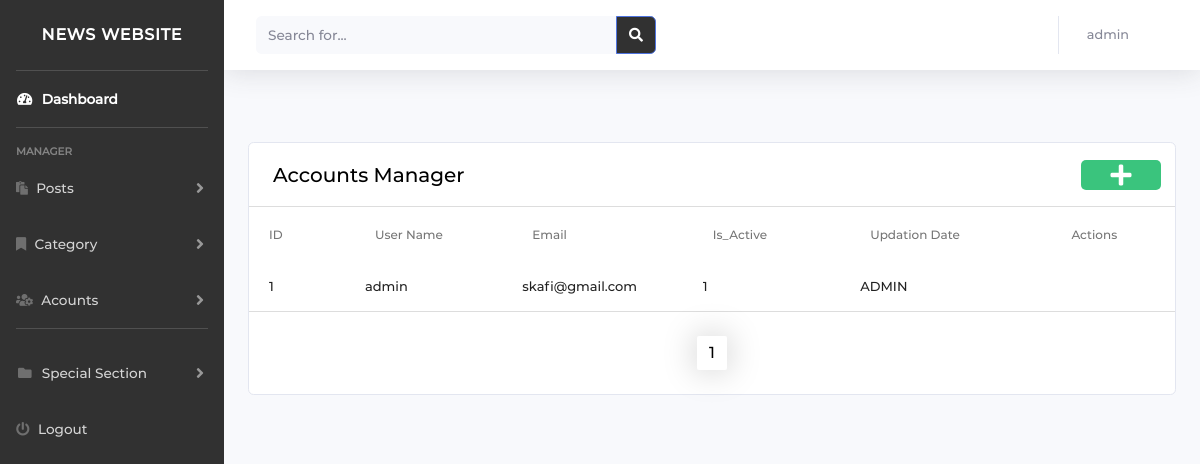
/admin/manage_accounts.php (signed in), run on an earlier commit of the app's database.
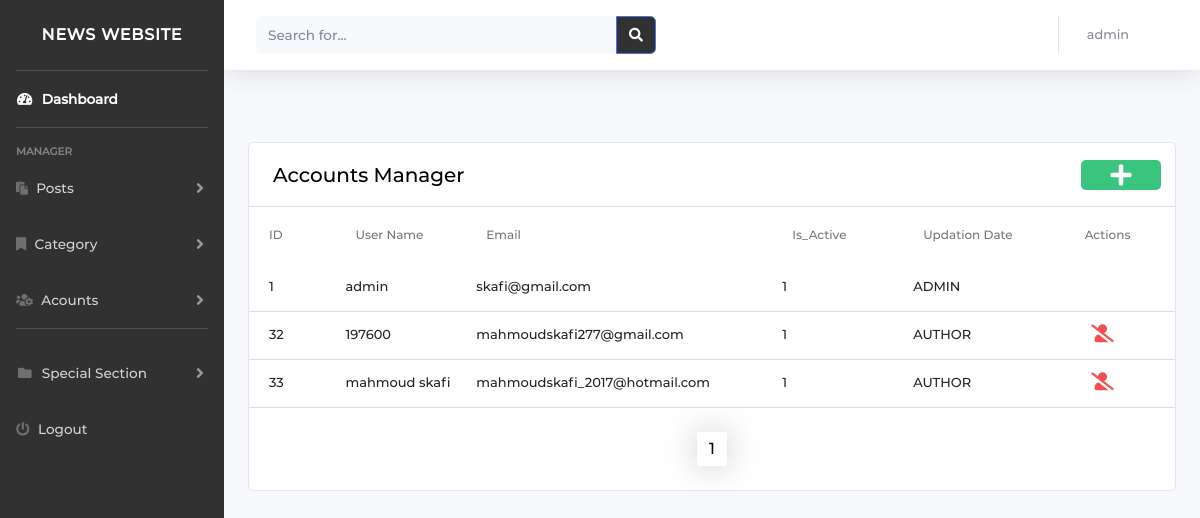
And on a later commit of the database.
### tables this page shows
CREATE TABLE `tblusers` (
  `user_id` int(255) NOT NULL,
  `user_name` varchar(60) NOT NULL,
  `user_email` varchar(60) NOT NULL,
  `user_password` varchar(255) NOT NULL,
  `Is_Active` int(1) NOT NULL,
  `CreationDate` datetime NOT NULL,
  `UpdationDate` datetime NOT NULL,
  `role_id` int(11) NOT NULL
);

### admin/config/permissions.php (called while the page is built, shortened)
<?php
$permissions = [
    "index.php" => ['admin', 'author'],
    "dashboard.php" => ['admin', 'author'],
    "post_manager.php" => ['admin', 'author'],
    "change_image.php" => ['admin', 'author'],
    "add_post.php" => ['admin', 'author'],
    "edit_post.php" => ['admin', 'author'],
    "category_manager.php" => ['admin'],
    "edit_category.php" => ['admin'],
    "add_category.php" => ['admin'],
    "approved_post.php" => ['admin'],
    "advertisement_manager.php" => ['admin'],
    "add_advertisement.php" => ['admin'],
    "manage_accounts.php" => ['admin'],
    "accounts_logic.php" => ['admin'],
    "add_users.php" => ['admin'],
    "account_activat.php" => ['admin'],
    "activat.php" => ['admin'],
    "navbar.php" => ['admin'],
    "top.php" => ['admin'],
    "footer.php" => ['admin'],
    "bracking_news.php" => ['admin'],
    "add_brackingnews.php" => ['admin']
];
function checkPermision($pageName, $role)
{
    global $permissions;
    $roles = $permissions[$pageName];
    for ($i = 0; $i < count($roles); $i++) {
        if ($role == $roles[$i])
            return true;
    }
    return false;
}

### admin/config/dbcon.php (called while the page is built, shortened)
<?php
require("connection.php");
$dbhost = "localhost";
 $dbuser = "Skafi";
 $dbpass = "mahmoudskafi00";
 $db = "news_db";
$conDb = new connection($dbhost,$dbuser ,$dbpass,$db);

### admin/config/connection.php (called while the page is built, shortened)
<?php
class connection
{
    function doSelectQuery($con, $sql)
    {
        $status = false;
        $data = array();
        $result = mysqli_query($con, $sql);
        $i = 0;
        $rows = mysqli_num_rows($result);
        while ($row = mysqli_fetch_array($result, MYSQLI_ASSOC)) {
            $data[$i] = $row;
            $status = true;
            $i += 1;
        }
        return ['status' => $status, 'data' => $data, 'rows' => $rows];
    }
}

### admin/manage_accounts.php (the view, shortened to what the changed rows need)
<?php
require_once('./config/dbcon.php');
include('./config/permissions.php');
$pagename = basename($_SERVER['PHP_SELF']);
$role = $_SESSION['roles'];
$user = $_SESSION['username'];
if (checkPermision($pagename, $role)) {
    if (!isset($_SESSION['username'])) {
        header('location:login.php');
    } else {
        $sql = $conDb->doSelectQuery($conn, "SELECT * FROM tblusers WHERE Is_Active='1' ");
        $res_per_page = 10;
        $number_of_res = $sql['rows'];
        $number_of_pages = ceil($number_of_res / $res_per_page);
        if (!isset($_GET['page'])) {
            $page = 1;
        } else {
            $page = $_GET['page'];
        }
        $this_page_first_res = ($page - 1) * $res_per_page;
        $sql = $conDb->doSelectQuery($conn, "SELECT * FROM tblusers WHERE Is_Active='1' LIMIT " . $this_page_first_res . ',' . $res_per_page);
        if ($sql['status'] == 1) {
?>
            <!DOCTYPE html>
            <html lang="en">
            <head>
                <?php require './include/links.php' ?>
            </head>
            <body>
                <?php
                $pageurl = $_GET['page'];
                ?>
                <?php require './include/navbar.php' ?>
                <br>
                <br>
                <div class="container">
                    <div class="row">
                        <div id="admin" class="col s12">
                            <div class="card material-table">
                                <table id="datatable">
                                    <thead class="head-tr-costom">
                                        <tr>
                                            <th style="padding-right: 40px !important;">ID</th>
                                            <th>User Name</th>
                                            <th>Email</th>
                                            <th>Is_Active</th>
                                            <th>Updation Date</th>
                                            <th style="display: flex;align-items: center;justify-content: center;">Actions</th>
                                        </tr>
                                    </thead >
                                    <tbody class="table-body custom-tr">
                                        <?php
                                        foreach ($sql['data'] as $row) {
                                        ?>
                                            <tr  class="fix" id="<?php echo $row['user_id']; ?>">
                                                <td>
                                                    <?php echo $row['user_id']; ?>
                                                </td>
                                                <td>
                                                    <?php echo $row['user_name']; ?>
                                                </td>
                                                <td>
                                                    <?php echo $row['user_email']; ?>
                                                </td>
                                                <td data-target="isactive">
                                                    <?php echo $row['Is_Active']; ?>
                                                </td>
                                                <td>
                                                    <?php  if($row['role_id']==1){
                                                        echo "ADMIN";
                                                    } else{
                                                        echo "AUTHOR";
                                                    }?>
                                                </td>
                                                <td class="td-custom">
                                                    <div>
                                                        <?php if ($row['user_name'] == $user) {
                                                        } else {
                                                        ?>
                                                            <a href="#" data-role="disactivate" data-id=<?php echo $row['user_id'] ?>>
                                                                <i class="fas fa-user-slash" style="color: #f05050"></i>
                                                            <?php
                                                        }
                                                            ?>
                                                            </a>
                                                    </div>
                                                </td>
                                            <?php
                                        }
                                            ?>
                                    </tbody>
                                </table>
                                <br>
                                <div class="numbers_of_pages" id="myDIV" style="display:flex; justify-content: center;">
                                    <?php
                                    for ($page = 1; $page <= $number_of_pages; $page++) {
                                        if ($page == $pageurl) {
                                            echo '<a  class="thisA active" href="manage_accounts.php?page=' . $page . '"> ' . $page . '  </a> ';
                                        } else
                                            echo '<a  class="thisA " href="manage_accounts.php?page=' . $page . '"> ' . $page . '  </a> ';
                                    }
                                    ?>
                                </div>
                                <br>
                            </div>
                        </div>
                    </div>
                </div>
            </body>
            </html>
<?php
        }
    }
}
?>

What changed in the data, as far as the page shows it:
added tblusers: user_id "32", user_name "197600", user_email "mahmoudskafi277@gmail.com", Is_Active "1", shows "AUTHOR"
added tblusers: user_id "33", user_name "mahmoud skafi", user_email "mahmoudskafi_2017@hotmail.com", Is_Active "1", shows "AUTHOR"
